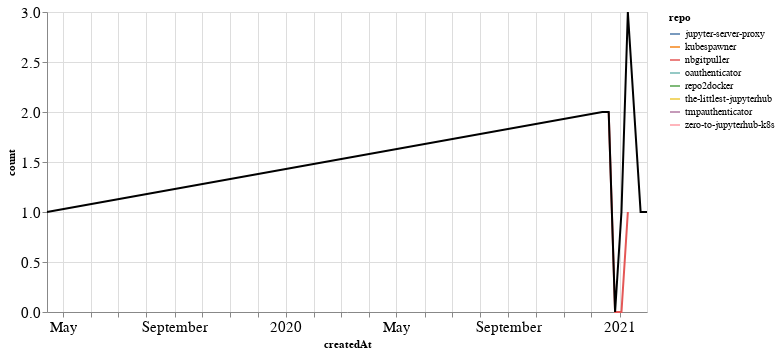

Notebook source saved alongside this figure:
### Markdown cell above
### PRs

### Code cell
prs_time = prs.groupby('repo').resample('W', on='createdAt').count()['author'].reset_index()
prs_time = prs_time.rename(columns={'author': 'count'})
prs_time_total = prs_time.groupby('createdAt').agg({"count": "sum"}).reset_index()

ch1 = alt.Chart(prs_time, width=600).mark_line().encode(
    x='createdAt',
    y='count',
    color='repo',
    tooltip="repo"
)

ch2 = alt.Chart(prs_time_total, width=600).mark_line(color="black").encode(
    x='createdAt',
    y='count',
)

ch1 + ch2

### Figure 1 — Vega-Lite specification as saved in the notebook (floating-point values rounded to 4 significant figures)
{"config": {"axisLeft": {"labelFontSize": 15}, "axisBottom": {"labelFontSize": 15}}, "layer": [{"data": {"name": "data-9a2f3d222f3daa8a5868f8d0ac5b48fb"}, "mark": "line", "encoding": {"color": {"type": "nominal", "field": "repo"}, "tooltip": {"type": "nominal", "field": "repo"}, "x": {"type": "temporal", "field": "createdAt"}, "y": {"type": "quantitative", "field": "count"}}, "width": 600}, {"data": {"name": "data-10f3bab4080f6f611240116c0e74a76e"}, "mark": {"type": "line", "color": "black"}, "encoding": {"x": {"type": "temporal", "field": "createdAt"}, "y": {"type": "quantitative", "field": "count"}}, "width": 600}], "$schema": "https://vega.github.io/schema/vega-lite/v4.8.1.json", "datasets": {"data-9a2f3d222f3daa8a5868f8d0ac5b48fb": [{"repo": "jupyter-server-proxy", "createdAt": "2021-01-10T00:00:00", "count": 2}, {"repo": "kubespawner", "createdAt": "2020-12-13T00:00:00", "count": 1}, {"repo": "nbgitpuller", "createdAt": "2020-12-20T00:00:00", "count": 2}, {"repo": "nbgitpuller", "createdAt": "2020-12-27T00:00:00", "count": 0}, {"repo": "nbgitpuller", "createdAt": "2021-01-03T00:00:00", "count": 0}, {"repo": "nbgitpuller", "createdAt": "2021-01-10T00:00:00", "count": 1}, {"repo": "oauthenticator", "createdAt": "2021-01-31T00:00:00", "count": 1}, {"repo": "repo2docker", "createdAt": "2019-04-14T00:00:00", "count": 1}, {"repo": "the-littlest-jupyterhub", "createdAt": "2021-01-03T00:00:00", "count": 1}, {"repo": "tmpauthenticator", "createdAt": "2020-12-13T00:00:00", "count": 1}, {"repo": "zero-to-jupyterhub-k8s", "createdAt": "2021-01-24T00:00:00", "count": 1}], "data-10f3bab4080f6f611240116c0e74a76e": [{"createdAt": "2019-04-14T00:00:00", "count": 1}, {"createdAt": "2020-12-13T00:00:00", "count": 2}, {"createdAt": "2020-12-20T00:00:00", "count": 2}, {"createdAt": "2020-12-27T00:00:00", "count": 0}, {"createdAt": "2021-01-03T00:00:00", "count": 1}, {"createdAt": "2021-01-10T00:00:00", "count": 3}, {"createdAt": "2021-01-24T00:00:00", "count": 1}, {"createdAt": "2021-01-31T00:00:00", "count": 1}]}}
